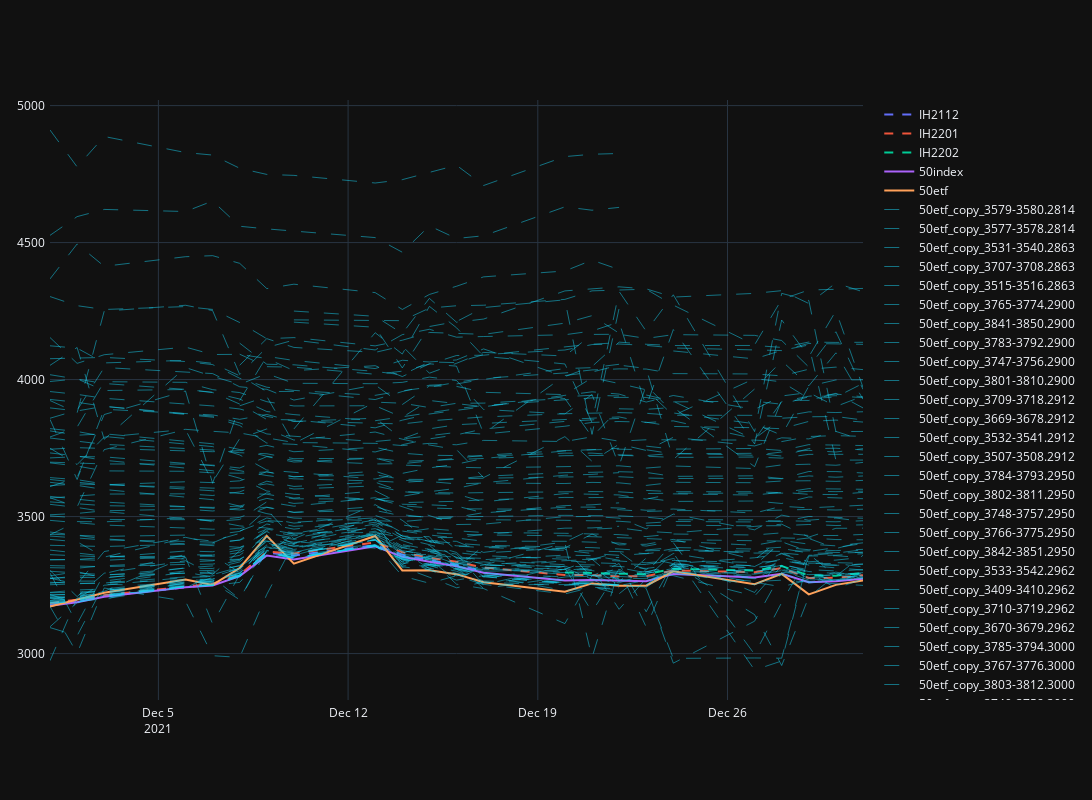

Here is the notebook cell this chart was saved with:
### Code cell
import pandas as pd
import plotly.express as px
import plotly.graph_objects as go

# 图形中的直线是非交易日或非交易时间
# 远期合约价格高于近期合约，近期合约接近到期时间了
stock_50futures['id'] = stock_50futures.index
colors = px.colors.qualitative.Plotly
fig = go.Figure()

fig.add_traces(go.Scatter(x=stock_50futures['id'], y=stock_50futures['IH2112'],
                          mode='lines', line=dict(color=colors[0], dash='dash'), name="IH2112"))
fig.add_traces(go.Scatter(x=stock_50futures['id'], y=stock_50futures['IH2201'],
                          mode='lines', line=dict(color=colors[1], dash='dash'), name="IH2201"))
fig.add_traces(go.Scatter(x=stock_50futures['id'], y=stock_50futures['IH2202'],
                          mode='lines', line=dict(color=colors[2], dash='dash'), name="IH2202"))
fig.add_traces(go.Scatter(x=stock_50futures['id'], y=stock_50futures['50index'],
                          mode='lines', line=dict(color=colors[3]), name="50index"))
fig.add_traces(go.Scatter(x=stock_50futures['id'], y=stock_50futures['50etf'],
                          mode='lines', line=dict(color=colors[4]), name="50etf"))

for i, opt in enumerate(options):
    name = '50etf_copy_%s.%d' % (opt[3], opt[2])
    fig.add_traces(go.Scatter(x=stock_50futures['id'],
                              y=stock_50futures[name],
                              mode='lines', line=dict(color=colors[5], dash='longdash', width=0.5), name=name))

fig.update_layout(autosize=False, width=1200, height=800,
                  margin=dict(l=50, r=50, b=100, t=100, pad=4))
fig.show(width=16, height=16)
